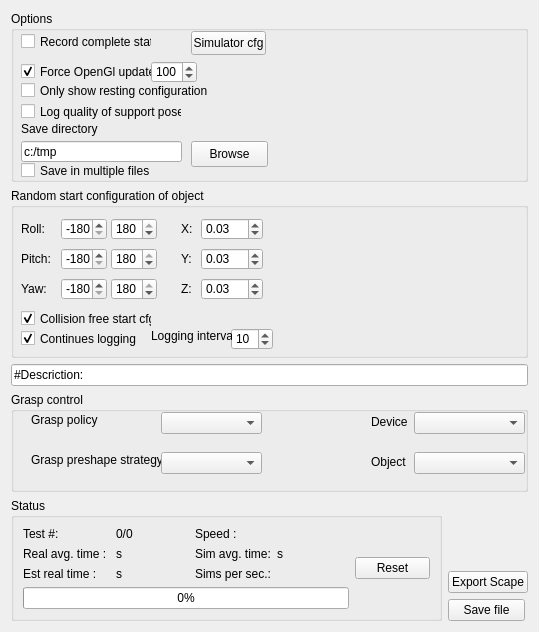
         <widget class="QWidget" name="scrollAreaWidgetContents">
          <property name="geometry">
           <rect>
            <x>0</x>
            <y>-238</y>
            <width>539</width>
            <height>629</height>
           </rect>
          </property>
          <layout class="QVBoxLayout" name="verticalLayout_7">
           <item>
            <layout class="QHBoxLayout" name="horizontalLayout">
             <item>
              <layout class="QVBoxLayout" name="verticalLayout">
               <item>
                <widget class="QGroupBox" name="groupBox_4">
                 <property name="minimumSize">
                  <size>
                   <width>280</width>
                   <height>171</height>
                  </size>
                 </property>
                 <property name="title">
                  <string>Options</string>
                 </property>
                 <widget class="QSpinBox" name="_updateRateSpin">
                  <property name="geometry">
                   <rect>
                    <x>140</x>
                    <y>50</y>
                    <width>46</width>
                    <height>22</height>
                   </rect>
                  </property>
                  <property name="minimum">
                   <number>10</number>
                  </property>
                  <property name="maximum">
                   <number>10000</number>
                  </property>
                  <property name="value">
                   <number>100</number>
                  </property>
                 </widget>
                 <widget class="QCheckBox" name="_forceUpdateCheck">
                  <property name="geometry">
                   <rect>
                    <x>10</x>
                    <y>50</y>
                    <width>131</width>
                    <height>21</height>
                   </rect>
                  </property>
                  <property name="toolTip">
                   <string>&lt;html&gt;&lt;head&gt;&lt;meta name=&quot;qrichtext&quot; content=&quot;1&quot; /&gt;&lt;style type=&quot;text/css&quot;&gt;
p, li { white-space: pre-wrap; }
&lt;/style&gt;&lt;/head&gt;&lt;body style=&quot; font-family:'MS Shell Dlg 2'; font-size:8.25pt; font-weight:400; font-style:normal;&quot;&gt;
&lt;p style=&quot; margin-top:0px; margin-bottom:0px; margin-left:0px; margin-right:0px; -qt-block-indent:0; text-indent:0px;&quot;&gt;Forces RobWorkStudio to draw the simulated screen at the specified intervals.&lt;/p&gt;&lt;/body&gt;&lt;/html&gt;</string>
                  </property>
                  <property name="text">
                   <string>Force OpenGl update</string>
                  </property>
                  <property name="checked">
                   <bool>true</bool>
                  </property>
                 </widget>
                 <widget class="QPushButton" name="_simulatorBtn">
                  <property name="geometry">
                   <rect>
                    <x>180</x>
                    <y>20</y>
                    <width>75</width>
                    <height>24</height>
                   </rect>
                  </property>
                  <property name="text">
                   <string>Simulator cfg</string>
                  </property>
                 </widget>
                 <widget class="QCheckBox" name="checkBox">
                  <property name="geometry">
                   <rect>
                    <x>10</x>
                    <y>20</y>
                    <width>131</width>
                    <height>21</height>
                   </rect>
                  </property>
                  <property name="toolTip">
                   <string>&lt;html&gt;&lt;head&gt;&lt;meta name=&quot;qrichtext&quot; content=&quot;1&quot; /&gt;&lt;style type=&quot;text/css&quot;&gt;
p, li { white-space: pre-wrap; }
&lt;/style&gt;&lt;/head&gt;&lt;body style=&quot; font-family:'MS Shell Dlg 2'; font-size:8.25pt; font-weight:400; font-style:normal;&quot;&gt;
&lt;p style=&quot; margin-top:0px; margin-bottom:0px; margin-left:0px; margin-right:0px; -qt-block-indent:0; text-indent:0px;&quot;&gt;Records not only the end state but also the intermidiate states such that it is possible to playback all simulations afterwards.&lt;/p&gt;&lt;/body&gt;&lt;/html&gt;</string>
                  </property>
                  <property name="text">
                   <string>Record complete state</string>
                  </property>
                 </widget>
                 <widget class="QCheckBox" name="checkBox_2">
                  <property name="geometry">
                   <rect>
                    <x>10</x>
                    <y>90</y>
                    <width>161</width>
                    <height>21</height>
                   </rect>
                  </property>
                  <property name="toolTip">
                   <string>&lt;html&gt;&lt;head&gt;&lt;meta name=&quot;qrichtext&quot; content=&quot;1&quot; /&gt;&lt;style type=&quot;text/css&quot;&gt;
p, li { white-space: pre-wrap; }
&lt;/style&gt;&lt;/head&gt;&lt;body style=&quot; font-family:'MS Shell Dlg 2'; font-size:8.25pt; font-weight:400; font-style:normal;&quot;&gt;
&lt;p style=&quot; margin-top:0px; margin-bottom:0px; margin-left:0px; margin-right:0px; -qt-block-indent:0; text-indent:0px; font-size:8pt;&quot;&gt;The quality of the support pose is based on a 6D wrench space calculation of the supporting &quot;grasp&quot;.&lt;/p&gt;&lt;/body&gt;&lt;/html&gt;</string>
                  </property>
                  <property name="text">
                   <string>Log quality of support pose</string>
                  </property>
                 </widget>
                 <widget class="QLabel" name="label_22">
                  <property name="geometry">
                   <rect>
                    <x>10</x>
                    <y>110</y>
                    <width>141</width>
                    <height>16</height>
                   </rect>
                  </property>
                  <property name="text">
                   <string>Save directory</string>
                  </property>
                 </widget>
                 <widget class="QLineEdit" name="_savePath">
                  <property name="geometry">
                   <rect>
                    <x>10</x>
                    <y>130</y>
                    <width>161</width>
                    <height>21</height>
                   </rect>
                  </property>
                  <property name="text">
                   <string>c:/tmp</string>
                  </property>
                 </widget>
                 <widget class="QPushButton" name="_browseBtn">
                  <property name="geometry">
                   <rect>
                    <x>180</x>
                    <y>130</y>
                    <width>77</width>
                    <height>26</height>
                   </rect>
                  </property>
                  <property name="text">
                   <string>Browse</string>
                  </property>
                 </widget>
                 <widget class="QCheckBox" name="_onlyShowRestBox">
                  <property name="geometry">
                   <rect>
                    <x>10</x>
                    <y>70</y>
                    <width>191</width>
                    <height>19</height>
                   </rect>
                  </property>
                  <property name="text">
                   <string>Only show resting configuration</string>
                  </property>
                 </widget>
                 <widget class="QCheckBox" name="_saveMultipleCheck">
                  <property name="geometry">
                   <rect>
                    <x>10</x>
                    <y>150</y>
                    <width>171</width>
                    <height>19</height>
                   </rect>
                  </property>
                  <property name="toolTip">
                   <string>If set end states will be saved in 
seperate files with names are
 appended with _XXXXXX

ex:
&quot;filename&quot;_000001
&quot;filename&quot;_000002
&quot;filename&quot;_000003
&quot;filename&quot;_000004
</string>
                  </property>
                  <property name="text">
                   <string>Save in multiple files</string>
                  </property>
                 </widget>
                </widget>
               </item>
               <item>
                <widget class="QGroupBox" name="groupBox_5">
                 <property name="minimumSize">
                  <size>
                   <width>280</width>
                   <height>170</height>
                  </size>
                 </property>
                 <property name="title">
                  <string>Random start configuration of object</string>
                 </property>
                 <widget class="QLabel" name="label_5">
                  <property name="geometry">
                   <rect>
                    <x>10</x>
                    <y>30</y>
                    <width>31</width>
                    <height>21</height>
                   </rect>
                  </property>
                  <property name="text">
                   <string>Roll:</string>
                  </property>
                 </widget>
                 <widget class="QSpinBox" name="_lowRollSpin">
                  <property name="geometry">
                   <rect>
                    <x>50</x>
                    <y>30</y>
                    <width>46</width>
                    <height>22</height>
                   </rect>
                  </property>
                  <property name="minimum">
                   <number>-180</number>
                  </property>
                  <property name="maximum">
                   <number>180</number>
                  </property>
                  <property name="value">
                   <number>-180</number>
                  </property>
                 </widget>
                 <widget class="QSpinBox" name="_highRollSpin">
                  <property name="geometry">
                   <rect>
                    <x>100</x>
                    <y>30</y>
                    <width>46</width>
                    <height>22</height>
                   </rect>
                  </property>
                  <property name="minimum">
                   <number>-180</number>
                  </property>
                  <property name="maximum">
                   <number>180</number>
                  </property>
                  <property name="value">
                   <number>180</number>
                  </property>
                 </widget>
                 <widget class="QSpinBox" name="_highPitchSpin">
                  <property name="geometry">
                   <rect>
                    <x>100</x>
                    <y>60</y>
                    <width>46</width>
                    <height>22</height>
                   </rect>
                  </property>
                  <property name="minimum">
                   <number>-180</number>
                  </property>
                  <property name="maximum">
                   <number>180</number>
                  </property>
                  <property name="value">
                   <number>180</number>
                  </property>
                 </widget>
                 <widget class="QSpinBox" name="_lowPitchSpin">
                  <property name="geometry">
                   <rect>
                    <x>50</x>
                    <y>60</y>
                    <width>46</width>
                    <height>22</height>
                   </rect>
                  </property>
                  <property name="minimum">
                   <number>-180</number>
                  </property>
                  <property name="maximum">
                   <number>180</number>
                  </property>
                  <property name="value">
                   <number>-180</number>
                  </property>
                 </widget>
                 <widget class="QSpinBox" name="_lowYawSpin">
                  <property name="geometry">
                   <rect>
                    <x>50</x>
                    <y>90</y>
                    <width>46</width>
                    <height>22</height>
                   </rect>
                  </property>
                  <property name="minimum">
                   <number>-180</number>
                  </property>
                  <property name="maximum">
                   <number>180</number>
                  </property>
                  <property name="value">
                   <number>-180</number>
                  </property>
                 </widget>
                 <widget class="QSpinBox" name="_highYawSpin">
                  <property name="geometry">
                   <rect>
                    <x>100</x>
                    <y>90</y>
                    <width>46</width>
                    <height>22</height>
                   </rect>
                  </property>
                  <property name="minimum">
                   <number>-180</number>
                  </property>
                  <property name="maximum">
                   <number>180</number>
                  </property>
                  <property name="value">
                   <number>180</number>
                  </property>
                 </widget>
                 <widget class="QLabel" name="label_6">
                  <property name="geometry">
                   <rect>
                    <x>10</x>
                    <y>60</y>
                    <width>46</width>
                    <height>21</height>
                   </rect>
                  </property>
                  <property name="text">
                   <string>Pitch:</string>
                  </property>
                 </widget>
                 <widget class="QLabel" name="label_7">
                  <property name="geometry">
                   <rect>
                    <x>10</x>
                    <y>90</y>
                    <width>46</width>
                    <height>21</height>
                   </rect>
                  </property>
                  <property name="text">
                   <string>Yaw:</string>
                  </property>
                 </widget>
                 <widget class="QLabel" name="label_8">
                  <property name="geometry">
                   <rect>
                    <x>170</x>
                    <y>30</y>
                    <width>16</width>
                    <height>21</height>
                   </rect>
                  </property>
                  <property name="text">
                   <string>X:</string>
                  </property>
                 </widget>
                 <widget class="QLabel" name="label_9">
                  <property name="geometry">
                   <rect>
                    <x>170</x>
                    <y>60</y>
                    <width>16</width>
                    <height>21</height>
                   </rect>
                  </property>
                  <property name="text">
                   <string>Y:</string>
                  </property>
                 </widget>
                 <widget class="QLabel" name="label_10">
                  <property name="geometry">
                   <rect>
                    <x>170</x>
                    <y>90</y>
                    <width>16</width>
                    <height>21</height>
                   </rect>
                  </property>
                  <property name="text">
                   <string>Z:</string>
                  </property>
                 </widget>
                 <widget class="QDoubleSpinBox" name="_xSpinBox">
                  <property name="geometry">
                   <rect>
                    <x>190</x>
                    <y>30</y>
                    <width>62</width>
                    <height>22</height>
                   </rect>
                  </property>
                  <property name="minimum">
                   <double>0.000000000000000</double>
                  </property>
                  <property name="value">
                   <double>0.030000000000000</double>
                  </property>
                 </widget>
                 <widget class="QDoubleSpinBox" name="_ySpinBox">
                  <property name="geometry">
                   <rect>
                    <x>190</x>
                    <y>60</y>
                    <width>62</width>
                    <height>22</height>
                   </rect>
                  </property>
                  <property name="value">
                   <double>0.030000000000000</double>
                  </property>
                 </widget>
                 <widget class="QDoubleSpinBox" name="_zSpinBox">
                  <property name="geometry">
                   <rect>
                    <x>190</x>
                    <y>90</y>
                    <width>62</width>
                    <height>22</height>
                   </rect>
                  </property>
                  <property name="value">
                   <double>0.030000000000000</double>
                  </property>
                 </widget>
                 <widget class="QCheckBox" name="_colFreeStart">
                  <property name="geometry">
                   <rect>
                    <x>10</x>
                    <y>120</y>
                    <width>131</width>
                    <height>21</height>
                   </rect>
                  </property>
                  <property name="text">
                   <string>Collision free start cfg.</string>
                  </property>
                  <property name="checked">
                   <bool>true</bool>
                  </property>
                 </widget>
                 <widget class="QCheckBox" name="_continuesLogging">
                  <property name="enabled">
                   <bool>true</bool>
                  </property>
                  <property name="geometry">
                   <rect>
                    <x>10</x>
                    <y>140</y>
                    <width>141</width>
                    <height>21</height>
                   </rect>
                  </property>
                  <property name="text">
                   <string>Continues logging</string>
                  </property>
                  <property name="checked">
                   <bool>true</bool>
                  </property>
                 </widget>
                 <widget class="QSpinBox" name="_logIntervalSpin">
                  <property name="geometry">
                   <rect>
                    <x>220</x>
                    <y>140</y>
                    <width>42</width>
                    <height>22</height>
                   </rect>
                  </property>
                  <property name="minimum">
                   <number>1</number>
                  </property>
                  <property name="maximum">
                   <number>1000</number>
                  </property>
                  <property name="value">
                   <number>10</number>
                  </property>
                 </widget>
                 <widget class="QLabel" name="label_27">
                  <property name="geometry">
                   <rect>
                    <x>140</x>
                    <y>140</y>
                    <width>81</width>
                    <height>16</height>
                   </rect>
                  </property>
                  <property name="text">
                   <string>Logging interval</string>
                  </property>
                 </widget>
                </widget>
               </item>
              </layout>
             </item>
            </layout>
           </item>
           <item>
            <widget class="QLineEdit" name="_descBox">
             <property name="text">
              <string>#Descriction: </string>
             </property>
            </widget>
           </item>
           <item>
            <widget class="QGroupBox" name="groupBox_3">
             <property name="minimumSize">
              <size>
               <width>100</width>
               <height>100</height>
              </size>
             </property>
             <property name="title">
              <string>Grasp control</string>
             </property>
             <widget class="QComboBox" name="_graspPolicyBox1">
              <property name="geometry">
               <rect>
                <x>150</x>
                <y>20</y>
                <width>101</width>
                <height>22</height>
               </rect>
              </property>
             </widget>
             <widget class="QLabel" name="label_23">
              <property name="geometry">
               <rect>
                <x>20</x>
                <y>20</y>
                <width>71</width>
                <height>16</height>
               </rect>
              </property>
              <property name="text">
               <string>Grasp policy</string>
              </property>
             </widget>
             <widget class="QLabel" name="label_24">
              <property name="geometry">
               <rect>
                <x>20</x>
                <y>60</y>
                <width>161</width>
                <height>16</height>
               </rect>
              </property>
              <property name="text">
               <string>Grasp preshape strategy</string>
              </property>
             </widget>
             <widget class="QComboBox" name="_preshapeStratBox1">
              <property name="geometry">
               <rect>
                <x>150</x>
                <y>60</y>
                <width>101</width>
                <height>22</height>
               </rect>
              </property>
             </widget>
             <widget class="QComboBox" name="_deviceBox1">
              <property name="geometry">
               <rect>
                <x>403</x>
                <y>20</y>
                <width>111</width>
                <height>22</height>
               </rect>
              </property>
             </widget>
             <widget class="QLabel" name="label_25">
              <property name="geometry">
               <rect>
                <x>360</x>
                <y>20</y>
                <width>46</width>
                <height>20</height>
               </rect>
              </property>
              <property name="text">
               <string>Device</string>
              </property>
             </widget>
             <widget class="QComboBox" name="_objectBox1">
              <property name="geometry">
               <rect>
                <x>403</x>
                <y>60</y>
                <width>111</width>
                <height>22</height>
               </rect>
              </property>
             </widget>
             <widget class="QLabel" name="label_26">
              <property name="geometry">
               <rect>
                <x>360</x>
                <y>60</y>
                <width>46</width>
                <height>20</height>
               </rect>
              </property>
              <property name="text">
               <string>Object</string>
              </property>
             </widget>
             <zorder>label_23</zorder>
             <zorder>label_24</zorder>
             <zorder>_preshapeStratBox1</zorder>
             <zorder>_deviceBox1</zorder>
             <zorder>label_25</zorder>
             <zorder>_objectBox1</zorder>
             <zorder>label_26</zorder>
             <zorder>_graspPolicyBox1</zorder>
            </widget>
           </item>
           <item>
            <layout class="QHBoxLayout" name="horizontalLayout_2">
             <item>
              <widget class="QGroupBox" name="groupBox">
               <property name="minimumSize">
                <size>
                 <width>369</width>
                 <height>0</height>
                </size>
               </property>
               <property name="title">
                <string>Status</string>
               </property>
               <layout class="QHBoxLayout" name="horizontalLayout_3">
                <item>
                 <layout class="QVBoxLayout" name="verticalLayout_3">
                  <item>
                   <layout class="QGridLayout" name="gridLayout">
                    <item row="0" column="0">
                     <widget class="QLabel" name="label_18">
                      <property name="text">
                       <string>Test #: </string>
                      </property>
                     </widget>
                    </item>
                    <item row="0" column="1">
                     <widget class="QLabel" name="_testsLeftLbl">
                      <property name="text">
                       <string>0/0</string>
                      </property>
                     </widget>
                    </item>
                    <item row="1" column="0">
                     <widget class="QLabel" name="label_2">
                      <property name="toolTip">
                       <string>&lt;html&gt;&lt;head&gt;&lt;meta name=&quot;qrichtext&quot; content=&quot;1&quot; /&gt;&lt;style type=&quot;text/css&quot;&gt;
p, li { white-space: pre-wrap; }
&lt;/style&gt;&lt;/head&gt;&lt;body style=&quot; font-family:'MS Shell Dlg 2'; font-size:8.25pt; font-weight:400; font-style:normal;&quot;&gt;
&lt;p style=&quot; margin-top:0px; margin-bottom:0px; margin-left:0px; margin-right:0px; -qt-block-indent:0; text-indent:0px;&quot;&gt;The average time per test in miliseconds.&lt;/p&gt;&lt;/body&gt;&lt;/html&gt;</string>
                      </property>
                      <property name="text">
                       <string>Real avg. time : </string>
                      </property>
                     </widget>
                    </item>
                    <item row="1" column="1">
                     <widget class="QLabel" name="_avgTimePerTestLbl">
                      <property name="text">
                       <string>s</string>
                      </property>
                     </widget>
                    </item>
                    <item row="2" column="0">
                     <widget class="QLabel" name="label">
                      <property name="text">
                       <string>Est real time : </string>
                      </property>
                     </widget>
                    </item>
                    <item row="2" column="1">
                     <widget class="QLabel" name="_estimatedTimeLeftLbl">
                      <property name="text">
                       <string>s</string>
                      </property>
                     </widget>
                    </item>
                    <item row="0" column="2">
                     <widget class="QLabel" name="label_21">
                      <property name="text">
                       <string>Speed :</string>
                      </property>
                     </widget>
                    </item>
                    <item row="0" column="3">
                     <widget class="QLabel" name="_simSpeedLbl">
                      <property name="text">
                       <string/>
                      </property>
                     </widget>
                    </item>
                    <item row="1" column="2">
                     <widget class="QLabel" name="label_19">
                      <property name="text">
                       <string>Sim avg. time:</string>
                      </property>
                     </widget>
                    </item>
                    <item row="1" column="3">
                     <widget class="QLabel" name="_avgSimTimeLbl">
                      <property name="text">
                       <string>s</string>
                      </property>
                     </widget>
                    </item>
                    <item row="2" column="2">
                     <widget class="QLabel" name="label_20">
                      <property name="text">
                       <string>Sims per sec.:</string>
                      </property>
                     </widget>
                    </item>
                    <item row="2" column="3">
                     <widget class="QLabel" name="_simsPerSecLbl">
                      <property name="text">
                       <string/>
                      </property>
                     </widget>
                    </item>
                   </layout>
                  </item>
                  <item>
                   <widget class="QProgressBar" name="_simProgress">
                    <property name="value">
                     <number>0</number>
                    </property>
                    <property name="orientation">
                     <enum>Qt::Horizontal</enum>
                    </property>
                   </widget>
                  </item>
                 </layout>
                </item>
                <item>
                 <layout class="QVBoxLayout" name="verticalLayout_4">
                  <item>
                   <widget class="QPushButton" name="_resetBtn">
                    <property name="maximumSize">
                     <size>
                      <width>75</width>
                      <height>16777215</height>
                     </size>
                    </property>
                    <property name="text">
                     <string>Reset</string>
                    </property>
                   </widget>
                  </item>
                 </layout>
                </item>
               </layout>
              </widget>
             </item>
             <item>
              <layout class="QVBoxLayout" name="verticalLayout_2">
               <item>
                <spacer name="verticalSpacer">
                 <property name="orientation">
                  <enum>Qt::Vertical</enum>
                 </property>
                 <property name="sizeHint" stdset="0">
                  <size>
                   <width>20</width>
                   <height>40</height>
                  </size>
                 </property>
                </spacer>
               </item>
               <item>
                <widget class="QPushButton" name="_scapeBtn">
                 <property name="text">
                  <string>Export Scape</string>
                 </property>
                </widget>
               </item>
               <item>
                <widget class="QPushButton" name="_saveBtn1">
                 <property name="maximumSize">
                  <size>
                   <width>77</width>
                   <height>16777215</height>
                  </size>
                 </property>
                 <property name="text">
                  <string>Save file</string>
                 </property>
                </widget>
               </item>
              </layout>
             </item>
            </layout>
           </item>
          </layout>
         </widget>
